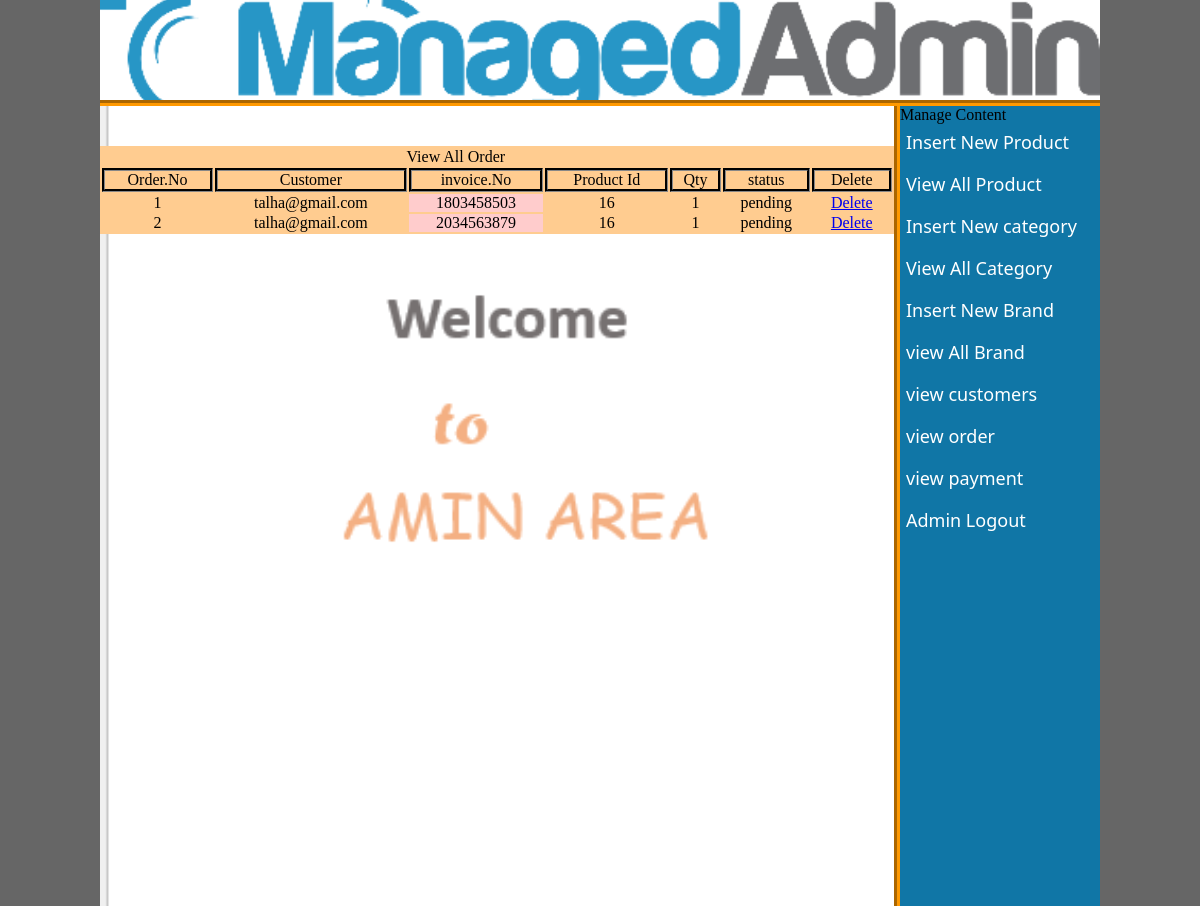
The page /Myproject/admin_area/index.php?view_order (signed in) on the database its author committed.
### tables this page shows
CREATE TABLE `pending_order` (
  `order_id` int(10) NOT NULL,
  `customer_id` int(10) NOT NULL,
  `envoice_no` int(10) NOT NULL,
  `product_id` int(10) NOT NULL,
  `qty` int(10) NOT NULL,
  `order_status` text NOT NULL
);

CREATE TABLE `customer` (
  `customer_id` int(10) NOT NULL,
  `customer_name` varchar(100) NOT NULL,
  `customer_email` varchar(100) NOT NULL,
  `customer_password` varchar(100) NOT NULL,
  `customer_country` text NOT NULL,
  `customer_city` text NOT NULL,
  `customer_contact` int(10) NOT NULL,
  `customer_addres` text NOT NULL,
  `customer_image` text NOT NULL,
  `customer_ip` int(100) NOT NULL
);

### Myproject/admin_area/view_orders.php (the view, shortened to what this page needs)
<?php
if(!isset($_SESSION['admin_email']))
{
    echo "<script>window.open('login.php','_self')</script>";
}
else
{
?>
<!DOCTYPE html>
<html lang="en">
<head>
</head>
<body>
<table width="794" align="center" bgcolor="#ffcc9" >
<tr align="center">
    <td colspan="6"><h2>View All Order</h2></td>
</tr>
<tr align="center">
    <th>Order.No</th>
    <th>Customer</th>
    <th>invoice.No</th>
    <th>Product Id</th>
    <th>Qty</th>
    <th>status</th>
    <th>Delete</th>
</tr>
<?php
include("includes/db.php");
$get_order="select * from pending_order ";
$run_order=mysqli_query($con,$get_order);
$i=0;
while($row_order=mysqli_fetch_array($run_order))
{
   $order_id=$row_order['order_id'];
   $c_id=$row_order['customer_id'];
   $invoice_no=$row_order['envoice_no'];
   $p_id=$row_order['product_id'];
   $qty=$row_order['qty'];
   $status=$row_order['order_status'];
$i++;
?>
<tr align="center">
    <td><?php echo $i; ?></td>
    <td> <?php
    $get_costomer="select * from customer where customer_id='$c_id'";
    $run_customer=mysqli_query($con,$get_costomer);
    $row_customer=mysqli_fetch_array($run_customer);
    $customer_email=$row_customer['customer_email'];
    echo $customer_email;
    ?></td>
    <td bgcolor="#ffcccc"><?php echo $invoice_no; ?></td>
    <td><?php echo $p_id; ?></td>
    <td><?php echo $qty; ?></td>
    <td><?php
    if($status=='pending')
    {
         echo $status='pending';
    }
else
{
    echo $status='complete';
}
    ?></td>
    <td><a href="delete_order.php?delete_order=<?php echo $order_id ?>">Delete</td>
</tr>
<?php } ?>
</table>
</body>
</html>
<?php } ?>

### Myproject/admin_area/style/style.css (style rules this page uses)
html, body, div, span, applet, object, iframe, h1, h2, h3, h4, h5, h6, p, blockquote, pre, a, abbr, acronym, address, big, cite, code, del, dfn, em, img, ins, kbd, q, s, samp, small, strike, strong, sub, sup, tt, var, b, u, i, center, dl, dt, dd, ol, ul, li, fieldset, form, label, legend, table, caption, tbody, tfoot, thead, tr, th, td, article, aside, canvas, details, embed, figure, figcaption, footer, header, hgroup, menu, nav, output, ruby, section, summary, time, mark, audio, video { margin: 0; padding: 0; border: 0; font-size: 100%; font: inherit; vertical-align: baseline; }
body { background-color: #666; }

### Myproject/admin_area/view_orders.php (style rules this page uses)
th,tr { border:3px groove #333; }

### rows shown on the page
pending_order: customer.customer_email "talha@gmail.com", envoice_no "1803458503", product "16", qty "1"
pending_order: customer.customer_email "talha@gmail.com", envoice_no "2034563879", product "16", qty "1"
